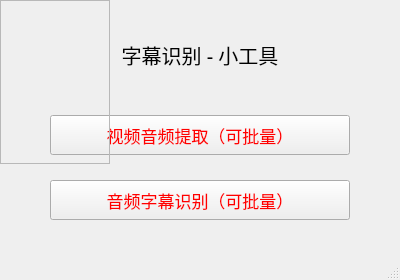
<?xml version="1.0" encoding="UTF-8"?>
<ui version="4.0">
 <class>MainWindow</class>
 <widget class="QMainWindow" name="MainWindow">
  <property name="geometry">
   <rect>
    <x>0</x>
    <y>0</y>
    <width>400</width>
    <height>280</height>
   </rect>
  </property>
  <property name="windowTitle">
   <string>MainWindow</string>
  </property>
  <property name="styleSheet">
   <string notr="true"/>
  </property>
  <widget class="QWidget" name="centralwidget">
   <widget class="QPushButton" name="pushButton_1">
    <property name="geometry">
     <rect>
      <x>50</x>
      <y>115</y>
      <width>300</width>
      <height>40</height>
     </rect>
    </property>
    <property name="font">
     <font>
      <family>霞鹜文楷等宽</family>
      <pointsize>13</pointsize>
     </font>
    </property>
    <property name="styleSheet">
     <string notr="true">color: rgb(255, 0, 0);</string>
    </property>
    <property name="text">
     <string>视频音频提取（可批量）</string>
    </property>
   </widget>
   <widget class="QPushButton" name="pushButton_2">
    <property name="geometry">
     <rect>
      <x>50</x>
      <y>180</y>
      <width>300</width>
      <height>40</height>
     </rect>
    </property>
    <property name="font">
     <font>
      <family>霞鹜文楷等宽</family>
      <pointsize>13</pointsize>
     </font>
    </property>
    <property name="styleSheet">
     <string notr="true">color: rgb(255, 0, 0);</string>
    </property>
    <property name="text">
     <string>音频字幕识别（可批量）</string>
    </property>
   </widget>
   <widget class="QLabel" name="label">
    <property name="geometry">
     <rect>
      <x>50</x>
      <y>35</y>
      <width>300</width>
      <height>40</height>
     </rect>
    </property>
    <property name="font">
     <font>
      <family>霞鹜文楷等宽</family>
      <pointsize>15</pointsize>
     </font>
    </property>
    <property name="text">
     <string>&lt;html&gt;&lt;head/&gt;&lt;body&gt;&lt;p align=&quot;center&quot;&gt;字幕识别 - 小工具&lt;/p&gt;&lt;/body&gt;&lt;/html&gt;</string>
    </property>
   </widget>
   <widget class="QFrame" name="frame">
    <property name="geometry">
     <rect>
      <x>0</x>
      <y>0</y>
      <width>110</width>
      <height>164</height>
     </rect>
    </property>
    <property name="styleSheet">
     <string notr="true">image: url(:/main/images/main_pic1.png);</string>
    </property>
    <property name="frameShape">
     <enum>QFrame::StyledPanel</enum>
    </property>
    <property name="frameShadow">
     <enum>QFrame::Raised</enum>
    </property>
   </widget>
  </widget>
  <widget class="QMenuBar" name="menubar">
   <property name="geometry">
    <rect>
     <x>0</x>
     <y>0</y>
     <width>400</width>
     <height>22</height>
    </rect>
   </property>
  </widget>
  <widget class="QStatusBar" name="statusbar"/>
 </widget>
 <resources>
  <include location="main.qrc"/>
 </resources>
 <connections/>
</ui>
